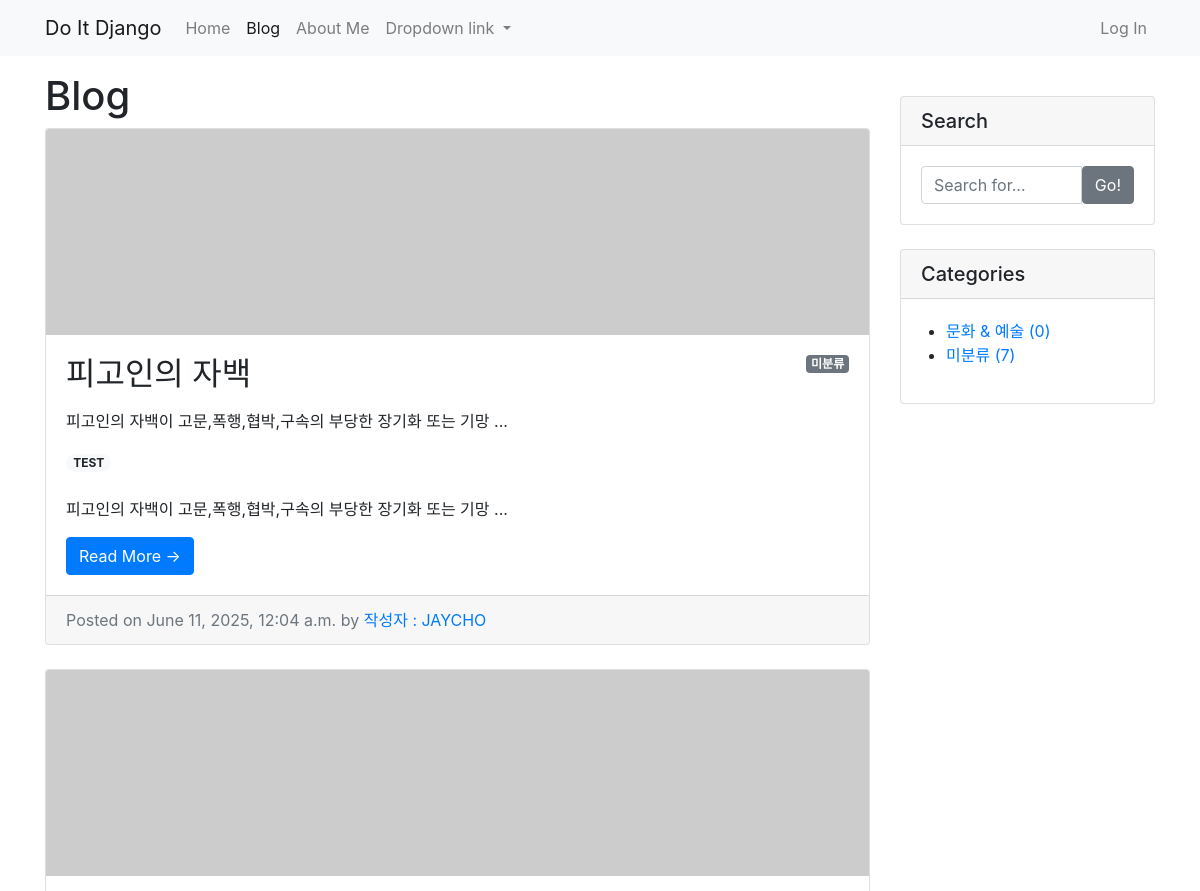
The page /blog/ (upper part) on the database as committed earlier.
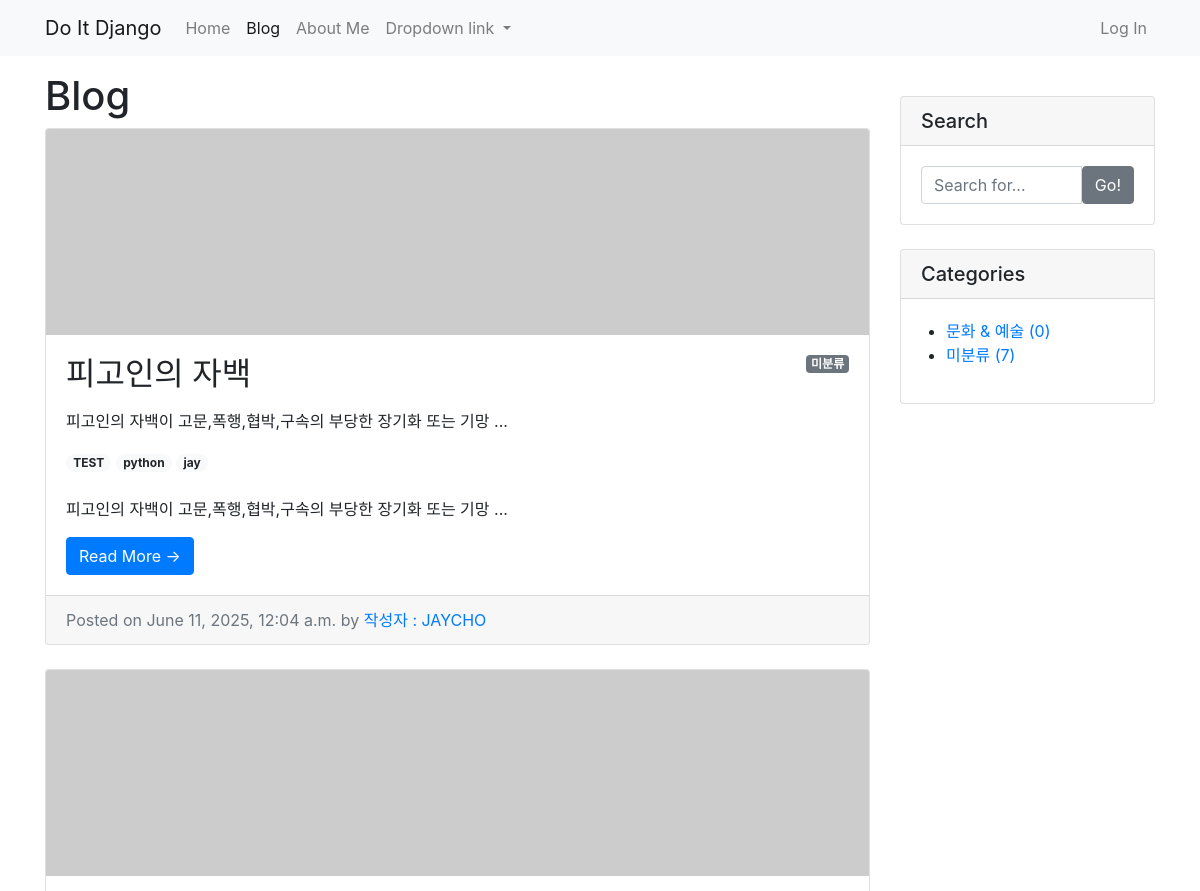
The same page on the database as committed later.
### blog/models.py (models this page shows, shortened)
class Post(models.Model):
    title = models.CharField(max_length=30)
    hook = models.CharField(max_length=100, blank=True)
    content = MarkdownxField()
    head_image = models.ImageField(upload_to='blog/images/%Y/%m/%d/',blank=True)
    file_upload = models.FileField(upload_to='blog/files/%Y/%m/%d/',blank=True)
    create_at = models.DateTimeField(auto_now_add=True)
    update_at = models.DateTimeField(auto_now=True)
    author = models.ForeignKey(User,on_delete=models.SET_NULL, null=True)
    category = models.ForeignKey('Category',on_delete=models.SET_NULL, null=True, blank=True)
    tags = models.ManyToManyField('Tag',blank=True)
    def __str__(self):
        return f'[{self.pk}] {self.title} :: {self.author}'
    def get_absolute_url(self):
        return f"/blog/{self.pk}/"
    def get_content_markdown(self):
        return markdown(self.content)

class Tag(models.Model):
    name = models.CharField(max_length=50)
    slug = models.SlugField(max_length=50, unique=True, allow_unicode=True)
    def get_absolute_url(self):
        return f"/blog/tag/{self.slug}/"

class Category(models.Model):
    name = models.CharField(max_length=50, unique=True)
    slug = models.SlugField(max_length=50, unique=True, allow_unicode=True)
    def __str__(self):
        return self.name
    def get_absolute_url(self):
        return f"/blog/category/{self.slug}/"
    class Meta:
        verbose_name_plural = 'Categories'

### blog/views.py (the view)
# urls.py: path('', views.PostList.as_view(),name='post_list'),
class PostList(ListView):
    model = Post
    ordering = '-pk'
    def get_context_data(self, **kwargs):
        context = super(PostList, self).get_context_data()
        context['categories'] = Category.objects.all()
        context['no_category_post_count'] = Post.objects.filter(category=None).count()
        return context

### blog/templates/blog/post_list.html (shortened to what this page needs)
{% extends 'blog/base.html' %}
{% block main %}
    <h1>
        Blog
    </h1>
    {% if post_list.exists %}
        {% for p in post_list %}
            <div class="card mb-4" id="post-{{ p.pk }}">
                {% if p.head_image %}
                    <img class="card-img-top" src="{{ p.head_image.url }}" alt="{{ p }} head image">
                {% else %}
                    <img class="card-img-top" src="https://picsum.photos/seed/{{ p.id }}/800/200" alt="random_image">
                {% endif %}
                <div class="card-body">
                    {% if p.category %}
                        <span class="badge badge-secondary float-right">{{ p.category }}</span>
                    {% else %}
                        <span class="badge badge-secondary float-right">미분류</span>
                    {% endif %}
                    <h2 class="card-title">{{ p.title }}</h2>
                    <p class="card-text">{{ p.get_content_markdown | truncatewords_html:45 | safe }}</p>
                    {% if p.tags.exists %}
                        {% for tag in p.tags.iterator %}
                            <a href="{{ tag.get_absolute_url }}">
                                <span class="badge badge-pill badge-light">{{ tag.name }}</span>
                            </a>
                        {% endfor %}
                        <br><br>
                    {% endif %}
                    <p class="card-text">{{ p.content | truncatewords:45 }}</p>
                    <a href="{{ p.get_absolute_url }}" class="btn btn-primary">Read More &rarr;</a>
                </div>
                <div class="card-footer text-muted">
                    Posted on {{ p.create_at }} by
                    <a href="#">작성자 : {{ p.author.username|upper }}</a>
                </div>
            </div>
        {% endfor %}
    {% else %}
        <h3>아직 게시물이 없습니다!</h3>
    {% endif %}
{% endblock %}

### blog/templates/blog/base.html (shortened to what this page needs)
<!DOCTYPE html>
{% load static %}
<html lang="ko">
<head>
    <link rel="stylesheet" href="{% static 'blog/bootstrap/bootstrap.min.css' %}" media="screen">
    <link rel="stylesheet" href="https://cdn.jsdelivr.net/npm/bootstrap-icons@1.11.1/font/bootstrap-icons.css">
</head>
<body>
{% include 'blog/navbar.html' %}
<div class="container my-3">
    <div class="row">
        <div class="col-md-8 col-lg-9" id="main-area">
            {% block main %}
            {% endblock %}
        </div>
        <div class="col-md-4 col-lg-3">
            <div class="card my-4">
                <h5 class="card-header">Search</h5>
                <div class="card-body">
                    <div class="input-group">
                        <input type="text" class="form-control" placeholder="Search for...">
                        <span class="input-group-btn">
                                <button class="btn btn-secondary" type="button">Go!</button>
                            </span>
                    </div>
                </div>
            </div>
            <div class="card my-4" id="categories-card">
                <h5 class="card-header">Categories</h5>
                <div class="card-body">
                    <div class="row">
                        <ul>
                            {% for category in categories %}
                                <li>
                                    <a href="{{ category.get_absolute_url }}">{{ category }} ({{ category.post_set.count }})</a>
                                </li>
                            {% endfor %}
                            <li>
                                <a href="/blog/category/no_category/">미분류 ({{ no_category_post_count }})</a>
                            </li>
                        </ul>
                    </div>
                </div>
            </div>
        </div>
    </div>
</div>
</body>
</html>

Rows that differ between the two databases and show on the page:
added Tag: name "python", shown under Post "피고인의 자백"
added Tag: name "jay", shown under Post "피고인의 자백"
